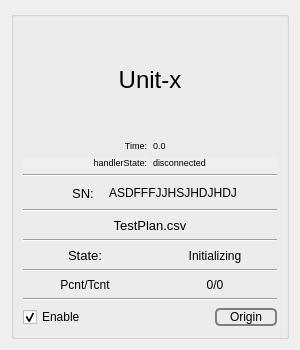
<?xml version="1.0" encoding="UTF-8"?>
<ui version="4.0">
 <class>UnitsForm</class>
 <widget class="QWidget" name="UnitsForm">
  <property name="geometry">
   <rect>
    <x>0</x>
    <y>0</y>
    <width>300</width>
    <height>350</height>
   </rect>
  </property>
  <property name="minimumSize">
   <size>
    <width>300</width>
    <height>350</height>
   </size>
  </property>
  <property name="maximumSize">
   <size>
    <width>400</width>
    <height>600</height>
   </size>
  </property>
  <property name="windowTitle">
   <string>Form</string>
  </property>
  <property name="styleSheet">
   <string notr="true"/>
  </property>
  <layout class="QGridLayout" name="gridLayout_2">
   <item row="0" column="0">
    <widget class="QGroupBox" name="unitGroupBox">
     <property name="styleSheet">
      <string notr="true"/>
     </property>
     <property name="title">
      <string/>
     </property>
     <layout class="QGridLayout" name="gridLayout_3">
      <item row="0" column="0">
       <layout class="QGridLayout" name="gridLayout" rowstretch="3,0,0,0,0,0,0,0,0,0,0,0,0" columnstretch="1,1">
        <item row="10" column="1">
         <widget class="QLabel" name="PTcnt">
          <property name="font">
           <font>
            <family>Arial</family>
           </font>
          </property>
          <property name="text">
           <string>0/0</string>
          </property>
          <property name="alignment">
           <set>Qt::AlignCenter</set>
          </property>
         </widget>
        </item>
        <item row="7" column="0" colspan="2">
         <widget class="Line" name="line_3">
          <property name="orientation">
           <enum>Qt::Horizontal</enum>
          </property>
         </widget>
        </item>
        <item row="1" column="0" colspan="2">
         <layout class="QHBoxLayout" name="horizontalLayout">
          <item>
           <widget class="QLabel" name="label_2">
            <property name="font">
             <font>
              <family>Arial</family>
              <pointsize>7</pointsize>
             </font>
            </property>
            <property name="text">
             <string>Time:</string>
            </property>
            <property name="alignment">
             <set>Qt::AlignRight|Qt::AlignTop|Qt::AlignTrailing</set>
            </property>
           </widget>
          </item>
          <item>
           <widget class="QLabel" name="timeLab">
            <property name="font">
             <font>
              <family>Arial</family>
              <pointsize>7</pointsize>
             </font>
            </property>
            <property name="text">
             <string>0.0</string>
            </property>
           </widget>
          </item>
         </layout>
        </item>
        <item row="8" column="0">
         <widget class="QLabel" name="label_5">
          <property name="font">
           <font>
            <family>Arial</family>
            <pointsize>10</pointsize>
           </font>
          </property>
          <property name="text">
           <string>State:</string>
          </property>
          <property name="alignment">
           <set>Qt::AlignCenter</set>
          </property>
         </widget>
        </item>
        <item row="9" column="0" colspan="2">
         <widget class="Line" name="line_4">
          <property name="orientation">
           <enum>Qt::Horizontal</enum>
          </property>
         </widget>
        </item>
        <item row="5" column="0" colspan="2">
         <widget class="Line" name="line_2">
          <property name="styleSheet">
           <string notr="true"/>
          </property>
          <property name="lineWidth">
           <number>1</number>
          </property>
          <property name="orientation">
           <enum>Qt::Horizontal</enum>
          </property>
         </widget>
        </item>
        <item row="11" column="0" colspan="2">
         <widget class="Line" name="line_5">
          <property name="orientation">
           <enum>Qt::Horizontal</enum>
          </property>
         </widget>
        </item>
        <item row="3" column="0" colspan="2">
         <widget class="Line" name="line">
          <property name="orientation">
           <enum>Qt::Horizontal</enum>
          </property>
         </widget>
        </item>
        <item row="6" column="0" colspan="2">
         <widget class="QLabel" name="TestPlanNameLab">
          <property name="font">
           <font>
            <family>Arial</family>
            <pointsize>10</pointsize>
           </font>
          </property>
          <property name="text">
           <string>TestPlan.csv</string>
          </property>
          <property name="alignment">
           <set>Qt::AlignCenter</set>
          </property>
         </widget>
        </item>
        <item row="0" column="0" colspan="2">
         <widget class="QLabel" name="unitName">
          <property name="font">
           <font>
            <family>Arial</family>
            <pointsize>18</pointsize>
            <weight>50</weight>
            <bold>false</bold>
           </font>
          </property>
          <property name="styleSheet">
           <string notr="true"/>
          </property>
          <property name="text">
           <string>Unit-x</string>
          </property>
          <property name="alignment">
           <set>Qt::AlignCenter</set>
          </property>
         </widget>
        </item>
        <item row="10" column="0">
         <widget class="QLabel" name="label_8">
          <property name="font">
           <font>
            <family>Arial</family>
           </font>
          </property>
          <property name="text">
           <string>Pcnt/Tcnt</string>
          </property>
          <property name="alignment">
           <set>Qt::AlignCenter</set>
          </property>
         </widget>
        </item>
        <item row="8" column="1">
         <widget class="QLabel" name="stateLab">
          <property name="font">
           <font>
            <family>Arial</family>
           </font>
          </property>
          <property name="text">
           <string>Initializing</string>
          </property>
          <property name="alignment">
           <set>Qt::AlignCenter</set>
          </property>
         </widget>
        </item>
        <item row="4" column="0" colspan="2">
         <layout class="QHBoxLayout" name="horizontalLayout_2" stretch="1,1,1,1">
          <item>
           <spacer name="horizontalSpacer">
            <property name="orientation">
             <enum>Qt::Horizontal</enum>
            </property>
            <property name="sizeHint" stdset="0">
             <size>
              <width>40</width>
              <height>20</height>
             </size>
            </property>
           </spacer>
          </item>
          <item>
           <widget class="QLabel" name="label_3">
            <property name="font">
             <font>
              <family>Arial</family>
              <pointsize>10</pointsize>
             </font>
            </property>
            <property name="text">
             <string>SN:</string>
            </property>
            <property name="alignment">
             <set>Qt::AlignCenter</set>
            </property>
           </widget>
          </item>
          <item>
           <widget class="QLabel" name="snLab">
            <property name="font">
             <font>
              <family>Arial</family>
             </font>
            </property>
            <property name="text">
             <string>ASDFFFJJHSJHDJHDJ</string>
            </property>
           </widget>
          </item>
          <item>
           <spacer name="horizontalSpacer_2">
            <property name="orientation">
             <enum>Qt::Horizontal</enum>
            </property>
            <property name="sizeHint" stdset="0">
             <size>
              <width>40</width>
              <height>20</height>
             </size>
            </property>
           </spacer>
          </item>
         </layout>
        </item>
        <item row="2" column="0">
         <widget class="QLabel" name="label_netStateTittle">
          <property name="font">
           <font>
            <family>Arial</family>
            <pointsize>7</pointsize>
           </font>
          </property>
          <property name="autoFillBackground">
           <bool>true</bool>
          </property>
          <property name="text">
           <string>handlerState:</string>
          </property>
          <property name="alignment">
           <set>Qt::AlignRight|Qt::AlignTrailing|Qt::AlignVCenter</set>
          </property>
         </widget>
        </item>
        <item row="2" column="1">
         <widget class="QLabel" name="label_handlerState">
          <property name="font">
           <font>
            <family>Arial</family>
            <pointsize>7</pointsize>
           </font>
          </property>
          <property name="autoFillBackground">
           <bool>true</bool>
          </property>
          <property name="text">
           <string>disconnected</string>
          </property>
          <property name="alignment">
           <set>Qt::AlignLeading|Qt::AlignLeft|Qt::AlignVCenter</set>
          </property>
         </widget>
        </item>
        <item row="12" column="0">
         <widget class="QCheckBox" name="enableCheck">
          <property name="font">
           <font>
            <family>Arial</family>
           </font>
          </property>
          <property name="text">
           <string>Enable</string>
          </property>
          <property name="checked">
           <bool>true</bool>
          </property>
         </widget>
        </item>
        <item row="12" column="1">
         <layout class="QHBoxLayout" name="horizontalLayout_3" stretch="1,1">
          <item>
           <spacer name="horizontalSpacer_3">
            <property name="orientation">
             <enum>Qt::Horizontal</enum>
            </property>
            <property name="sizeHint" stdset="0">
             <size>
              <width>40</width>
              <height>20</height>
             </size>
            </property>
           </spacer>
          </item>
          <item>
           <widget class="QPushButton" name="originBtn">
            <property name="minimumSize">
             <size>
              <width>0</width>
              <height>0</height>
             </size>
            </property>
            <property name="styleSheet">
             <string notr="true">QPushButton
{
	border:2px solid gray;
	border-radius:5px;
}
QPushButton:hover
{
    border: 2px solid black;
}</string>
            </property>
            <property name="text">
             <string>Origin</string>
            </property>
           </widget>
          </item>
         </layout>
        </item>
       </layout>
      </item>
     </layout>
    </widget>
   </item>
  </layout>
 </widget>
 <resources/>
 <connections/>
</ui>
